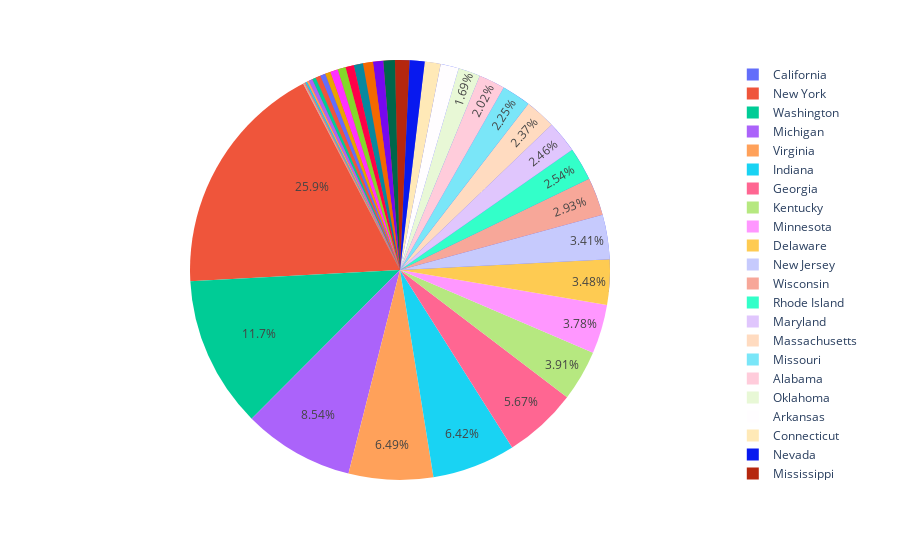

The cell this chart's notebook holds for it:
### Code cell
#Most Profitable Regions 
fig = px.pie(Data, values='Profit', names='State')
fig.update_traces(textposition='inside')
fig.update_layout(uniformtext_minsize=12, uniformtext_mode='hide')

fig.show()

### Figure 1 — Plotly figure (JSON) as saved in the notebook; plotly's stock layout.template omitted (floating-point values rounded to 4 significant figures; data arrays with more than 128 entries replaced by an {"elided": "..."} marker saying what was removed)
{"data": [{"domain": {"x": [0, 1], "y": [0, 1]}, "hovertemplate": "State=%{label}<br>Profit=%{value}<extra></extra>", "labels": {"elided": "9994 str values"}, "legendgroup": "", "name": "", "showlegend": true, "textposition": "inside", "type": "pie", "values": {"elided": "9994 float values"}}], "layout": {"legend": {"tracegroupgap": 0}, "margin": {"t": 60}, "uniformtext": {"minsize": 12, "mode": "hide"}}}
